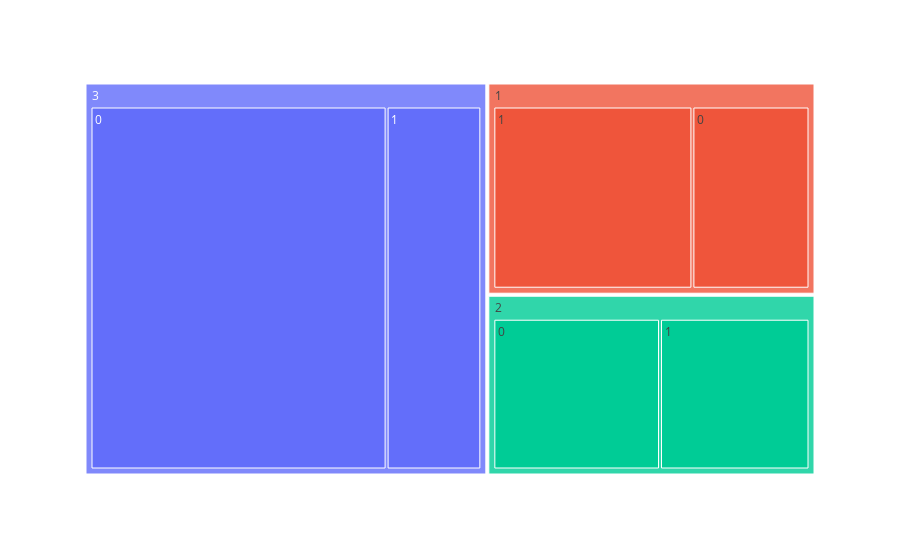

The notebook cell this image was saved under:
### Code cell
# Create treemap of passenger class and survival rate
class_survival_counts = titanic_df.groupby(['Pclass', 'Survived']).size().reset_index(name='Count')
fig = px.treemap(class_survival_counts, path=['Pclass', 'Survived'], values='Count')

# Show the plot
fig.show()

### Figure 1 — Plotly figure (JSON) as saved in the notebook; plotly's stock layout.template omitted (floating-point values rounded to 4 significant figures)
{"data": [{"branchvalues": "total", "domain": {"x": [0, 1], "y": [0, 1]}, "hovertemplate": "labels=%{label}<br>Count=%{value}<br>parent=%{parent}<br>id=%{id}<extra></extra>", "ids": ["1/0", "2/0", "3/0", "1/1", "2/1", "3/1", "1", "2", "3"], "labels": ["0", "0", "0", "1", "1", "1", "1", "2", "3"], "name": "", "parents": ["1", "2", "3", "1", "2", "3", "", "", ""], "type": "treemap", "values": [80, 97, 372, 136, 87, 119, 216, 184, 491]}], "layout": {"legend": {"tracegroupgap": 0}, "margin": {"t": 60}}}
